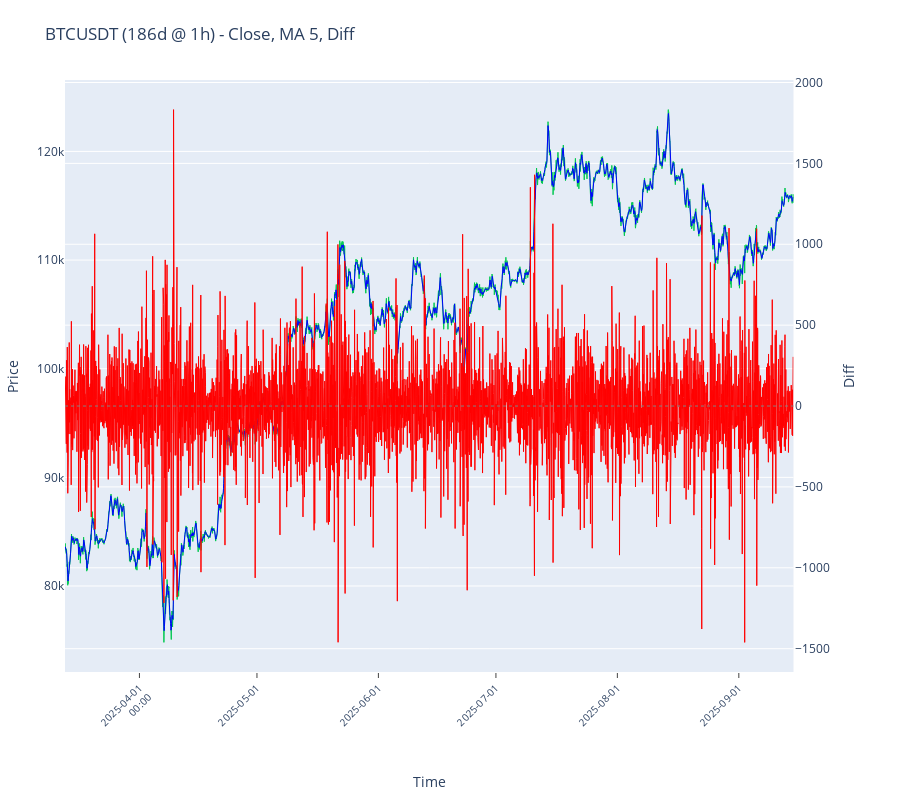

Notebook source saved alongside this figure:
### Code cell
# VISUALISATION INTERACTIVE

import plotly.graph_objects as go
from plotly.subplots import make_subplots
import numpy as np

# Paramètre de moyenne mobile (modifiable)
MA_PERIOD = 5

if len(df_btc) > 0:
    # Calculer la moyenne mobile sur les MA_PERIOD dernières périodes
    df_btc[f'ma_{MA_PERIOD}'] = df_btc['close'].rolling(window=MA_PERIOD).mean()
    # Décalage vers la gauche pour aligner (la fin des données n'est pas importante)
    decalage = MA_PERIOD // 2
    df_btc[f'ma_{MA_PERIOD}_shifted'] = df_btc[f'ma_{MA_PERIOD}'].shift(-decalage)

    # Calculer la différence entre close et la MA décalée
    df_btc['diff_close_ma'] = df_btc['close'] - df_btc[f'ma_{MA_PERIOD}_shifted']

    # (FFT supprimée — nous conservons seulement la série des différences)
    difference_values = df_btc['diff_close_ma'].dropna().values

    # --- Création d'un seul subplot avec deux axes Y (price + diff) ---
    fig = make_subplots(
        rows=1,
        cols=1,
        shared_xaxes=True,
        specs=[[{"secondary_y": True}]],
    )

    # Prix + MA sur l'axe Y principal
    fig.add_trace(
        go.Scatter(x=df_btc.index, y=df_btc['close'], mode='lines', name=f"{SYMBOL} Close", line=dict(color='#00c851', width=1)),
        row=1,
        col=1,
        secondary_y=False,
    )
    fig.add_trace(
        go.Scatter(x=df_btc.index, y=df_btc[f'ma_{MA_PERIOD}_shifted'], mode='lines', name=f"MA {MA_PERIOD} (shifted)", line=dict(color='blue', width=1)),
        row=1,
        col=1,
        secondary_y=False,
    )

    # Différence sur l'axe Y secondaire
    fig.add_trace(
        go.Scatter(x=df_btc.index, y=df_btc['diff_close_ma'], mode='lines', name='Close - MA (shifted)', line=dict(color='red', width=1)),
        row=1,
        col=1,
        secondary_y=True,
    )

    # Ajouter une ligne horizontale fine et pointillée (plus serrée) à y=0 sur l'axe Y secondaire
    try:
        # prefer add_hline when available; use 'dot' pour points serrés et width=1
        fig.add_hline(y=0, line=dict(color='gray', dash='dot', width=1), row=1, col=1, secondary_y=True)
    except Exception:
        # Fallback: ajouter comme shape en référant explicitement à yaxis secondaire (y2)
        try:
            fig.add_shape(
                type='line',
                x0=df_btc.index.min(), x1=df_btc.index.max(),
                y0=0, y1=0,
                xref='x', yref='y2',
                line=dict(color='gray', dash='dot', width=1),
                layer='below'
            )
        except Exception:
            # Si tout échoue, on ignore silencieusement pour ne pas briser l'affichage
            pass

    # Layout improvements
    fig.update_layout(
        height=800,
        showlegend=False,
        legend=dict(orientation='h', yanchor='bottom', y=1.02, xanchor='right', x=1),
        hovermode='x unified',
        title_text=f"{SYMBOL} ({DUREE_JOURS}d @ {INTERVAL}) - Close, MA {MA_PERIOD}, Diff",
        margin=dict(l=60, r=60, t=80, b=120),
    )

    # Axis labels: primary Y = Price, secondary Y = Diff
    fig.update_yaxes(title_text='Price', row=1, col=1, secondary_y=False)
    fig.update_yaxes(title_text='Diff', row=1, col=1, secondary_y=True)

    # Configure X-axis appearance for datetime subplot
    # augmenter title_standoff pour réserver plus d'espace vertical pour le label
    date_xargs = dict(type='date', tickformat="%Y-%m-%d\n%H:%M", tickangle=-45, tickfont=dict(size=10), nticks=8, ticks='outside', showgrid=False, showticklabels=True, title_standoff=40)
    try:
        x0 = df_btc.index.min()
        x1 = df_btc.index.max()
        fig.update_xaxes(range=[x0, x1], title_text='Time', **date_xargs, row=1, col=1)
    except Exception:
        # Fallback: still apply formatting without range
        fig.update_xaxes(title_text='Time', **date_xargs, row=1, col=1)

    # Affichage simple
    try:
        fig.show(renderer='vscode')
    except Exception as e:
        print("Erreur: impossible d'afficher la figure avec le renderer 'vscode'.")
        print("Détail: ", str(e))

### Figure 1 — Plotly figure (JSON) as saved in the notebook; plotly's stock layout.template omitted (floating-point values rounded to 4 significant figures; data arrays with more than 128 entries replaced by an {"elided": "..."} marker saying what was removed)
{"data": [{"line": {"color": "#00c851", "width": 1}, "mode": "lines", "name": "BTCUSDT Close", "type": "scatter", "x": {"elided": "4464 str values"}, "xaxis": "x", "y": {"elided": "4464 float values"}, "yaxis": "y"}, {"line": {"color": "blue", "width": 1}, "mode": "lines", "name": "MA 5 (shifted)", "type": "scatter", "x": {"elided": "4464 str values"}, "xaxis": "x", "y": {"elided": "4464 float values"}, "yaxis": "y"}, {"line": {"color": "red", "width": 1}, "mode": "lines", "name": "Close - MA (shifted)", "type": "scatter", "x": {"elided": "4464 str values"}, "xaxis": "x", "y": {"elided": "4464 float values"}, "yaxis": "y2"}], "layout": {"height": 800, "hovermode": "x unified", "legend": {"orientation": "h", "x": 1, "xanchor": "right", "y": 1.02, "yanchor": "bottom"}, "margin": {"b": 120, "l": 60, "r": 60, "t": 80}, "shapes": [{"line": {"color": "gray", "dash": "dot", "width": 1}, "type": "line", "x0": 0, "x1": 1, "xref": "x domain", "y0": 0, "y1": 0, "yref": "y2"}], "showlegend": false, "title": {"text": "BTCUSDT (186d @ 1h) - Close, MA 5, Diff"}, "xaxis": {"anchor": "y", "domain": [0, 0.94], "nticks": 8, "range": ["2025-03-13T00:00:00", "2025-09-14T23:00:00"], "showgrid": false, "showticklabels": true, "tickangle": -45, "tickfont": {"size": 10}, "tickformat": "%Y-%m-%d\n%H:%M", "ticks": "outside", "title": {"standoff": 40, "text": "Time"}, "type": "date"}, "yaxis": {"anchor": "x", "domain": [0, 1], "title": {"text": "Price"}}, "yaxis2": {"anchor": "x", "overlaying": "y", "side": "right", "title": {"text": "Diff"}}}}
